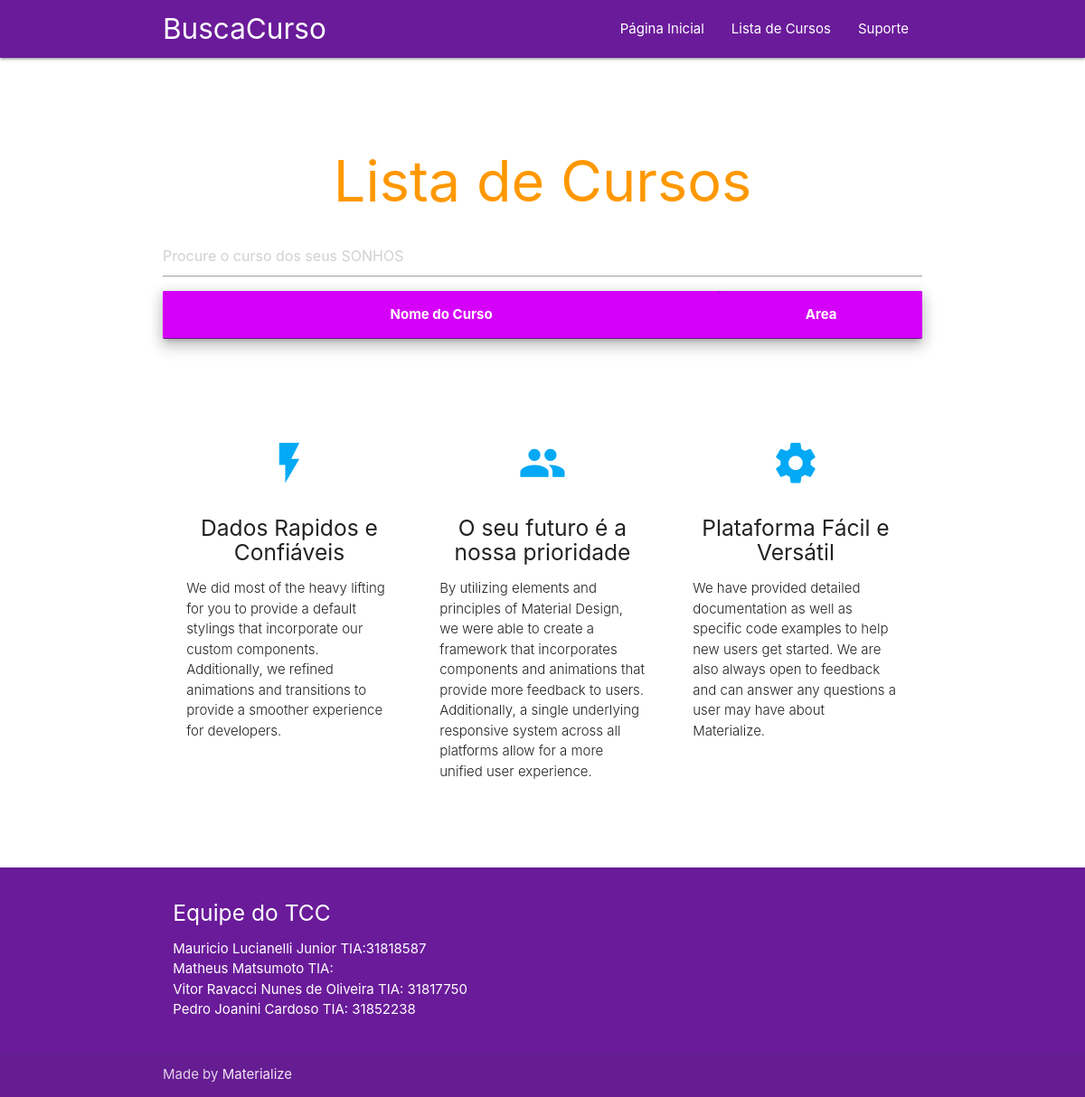
The app's page /course_list, older data.
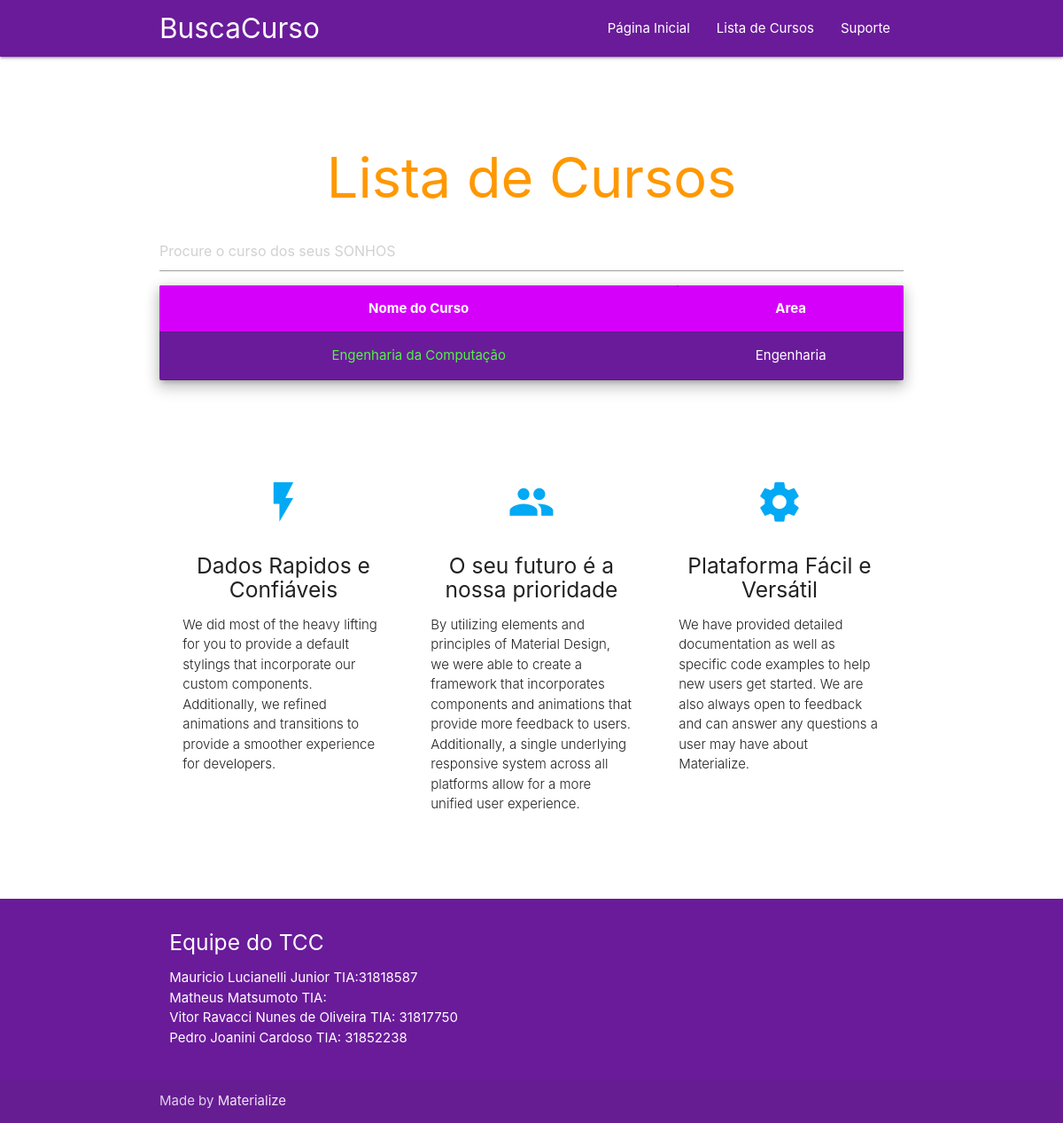
The same page, newer data.
### buscacurso/models.py (models this page shows)
class Faculdade(models.Model):
    nome_curso = models.CharField(max_length=25)
    area_curso = models.CharField(max_length=25)
    descricao_curso = models.TextField()
    salario_estag = models.IntegerField()
    salario_junior = models.IntegerField()
    salario_pleno = models.IntegerField()
    salario_senior = models.IntegerField()

### buscacurso/views.py (the view)
# urls.py: path('course_list', views.course_list, name='course_list'),
def course_list(request):
    faculdades= Faculdade.objects.all
    dados = {
        'faculdades' :faculdades
    }
    return render(request, 'course_list.html',dados)

### buscacurso/templates/course_list.html (shortened to what this page needs)
{% extends 'base.html' %}
{% load static %}
{% block content %}
{%include 'partials/menu.html'%}
  <div class="section no-pad-bot" id="index-banner">
    <div class="container">
      <br><br>
      <h1 class="header center orange-text">Lista de Cursos</h1>
        <input type="text" id="myInput" onkeyup="myFunction()" placeholder="Procure o curso dos seus SONHOS">
        <div class="card purple darken-3 z-depth-3 ">
            <div class="tableFixHead-big">
              <table id = "myTable" class="rensponsive-table centered white-text">
                <thead class = "header">
                  <th class="purple accent-3">Nome do Curso</th>
                  <th class="purple accent-3">Area</th>
                </thead>
                <tbody>
                  {% if faculdades %}
                  {% for faculdade in faculdades %}
                  <tr>
                             <td> <a href="{% url 'details' faculdade.id %}"style="color:#51f542;">{{ faculdade.nome_curso }}</a></td>
                             <td> {{ faculdade.area_curso}}</td>
                  </tr>
                  {% endfor %}
                  {% endif %}
                </tbody>
              </table>
            </div>
          </div>
      <br><br>
    </div>
  </div>
  <div class="container">
    <div class="section">
      <div class="row">
        <div class="col s12 m4">
          <div class="icon-block">
            <h2 class="center light-blue-text"><i class="material-icons">flash_on</i></h2>
            <h5 class="center">Dados Rapidos e Confiáveis</h5>
            <p class="light">We did most of the heavy lifting for you to provide a default stylings that incorporate our custom components. Additionally, we refined animations and transitions to provide a smoother experience for developers.</p>
          </div>
        </div>
        <div class="col s12 m4">
          <div class="icon-block">
            <h2 class="center light-blue-text"><i class="material-icons">group</i></h2>
            <h5 class="center">O seu futuro é a nossa prioridade</h5>
            <p class="light">By utilizing elements and principles of Material Design, we were able to create a framework that incorporates components and animations that provide more feedback to users. Additionally, a single underlying responsive system across all platforms allow for a more unified user experience.</p>
          </div>
        </div>
        <div class="col s12 m4">
          <div class="icon-block">
            <h2 class="center light-blue-text"><i class="material-icons">settings</i></h2>
            <h5 class="center">Plataforma Fácil e Versátil</h5>
            <p class="light">We have provided detailed documentation as well as specific code examples to help new users get started. We are also always open to feedback and can answer any questions a user may have about Materialize.</p>
          </div>
        </div>
      </div>
    </div>
    <br><br>
  </div>
  {% include 'partials/footer.html' %}
  {% endblock %}

### buscacurso/templates/base.html (shortened to what this page needs)
{% load static %}
<!DOCTYPE html>
<html lang="en">
<head>
  <link href="{%static 'css/materialize.css' %}" type="text/css" rel="stylesheet" media="screen,projection"/>
  <link href="{%static 'css/style.css'%}" type="text/css" rel="stylesheet" media="screen,projection"/>
</head>
<body>
    {% block content %}    {% endblock %}
  </body>
</html>

### buscacurso/templates/partials/menu.html (shortened to what this page needs)
{% load static %}
<nav class="purple darken-3" role="navigation">
    <div class="nav-wrapper container"><a id="logo-container" href="{% url 'index' %}" class="brand-logo">BuscaCurso</a>
      <ul class="right hide-on-med-and-down">
        <li><a href="{% url 'index' %}">Página Inicial </a></li>
        <li><a href="{% url 'course_list' %}">Lista de Cursos </a></li>
        <li><a href="{% url 'support' %}">Suporte </a></li></a></li>
      </ul>
    </div>
  </nav>

### buscacurso/templates/partials/footer.html
{% load static %}
<footer class="page-footer purple darken-3">
    <div class="container">
      <div class="row">
        <div class="col l6 s12">
          <h5 class="white-text">Equipe do TCC</h5>
          <p class="grey-text text-lighten-4">
            <ul>
              <li>Mauricio Lucianelli Junior TIA:31818587</li>
              <li>Matheus Matsumoto TIA:</li>
              <li>Vitor Ravacci Nunes de Oliveira TIA: 31817750</li>
              <li>Pedro Joanini Cardoso TIA: 31852238</li>
            </ul>
          </p>
        </div>
        <div class="col l3 s12">
        </div>
      </div>
    </div>
    <div class="footer-copyright">
      <div class="container">
      Made by <a class="purple-text text-lighten-5" href="http://materializecss.com">Materialize</a>
      </div>
    </div>
  </footer>

### tcc/static/css/style.css (style rules this page uses)
.icon-block { padding: 0 15px; }
.icon-block .material-icons { font-size: inherit; }
.tableFixHead-big { overflow: auto; max-height: 2000px; }
.tableFixHead-big thead th { position: sticky; top: 0; z-index: 1; }

Row changes from the older to the newer data that the page shows:
added Faculdade: nome_curso "Engenharia da Computação", area_curso "Engenharia"
